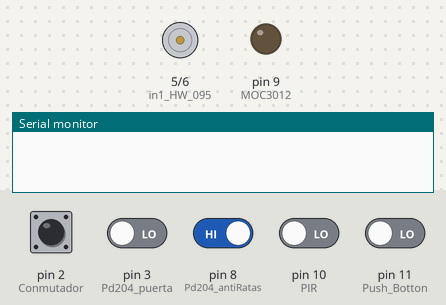
Bench run of a sketch on a simulated Arduino Uno, built with avr-gcc and run on an emulated ATmega328P. Parts: motor-driver pin pairs drawn as motors (green arrow = first pin HIGH = forward, orange = second pin HIGH = backward, longer = more drive), output pins drawn as LEDs (lit = HIGH), the last lines printed to the serial monitor. Dashed ring = blinking. Inputs (shaded band) come from the test bench; at power-on: pin 8 (Pd204_antiRatas) HIGH, pin 2 (Conmutador), pin 3 (Pd204_puerta), pin 10 (PIR), pin 11 (Push_Botton) LOW.

Above: at 1.2 s.
1.3 s: pin 8 (Pd204_antiRatas) driven LOW and pin 10 (PIR) driven HIGH and pin 11 (Push_Botton) driven HIGH
At 2.5 s:
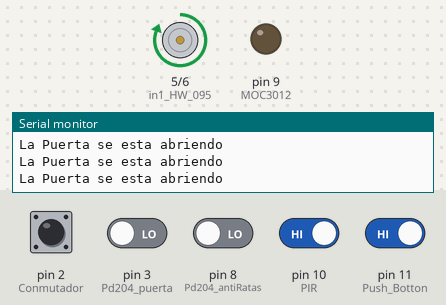
2.8 s: pin 2 (Conmutador) driven HIGH
At 2.81 s:
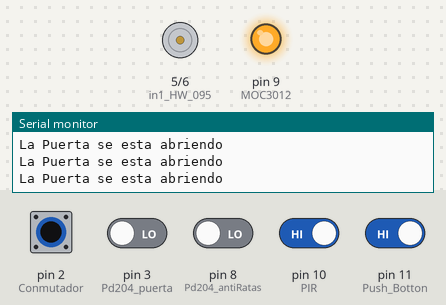
4.3 s: pin 2 (Conmutador) driven LOW
At 5.2 s:
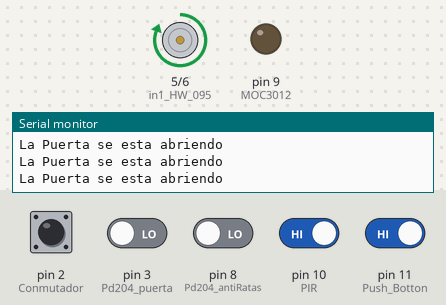
7.3 s: pin 2 (Conmutador) pulsed HIGH 2 times (0.12 s each, 0.3 s apart)
At 7.31 s:
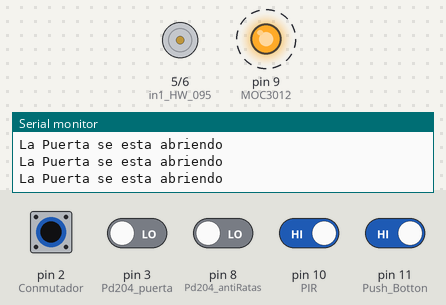
Timing chart, 0 to 10.3 s (numbered marks = the images above; inputs shaded):
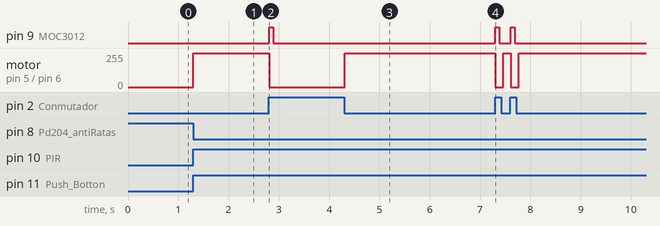

The sketch:

arduino_puera_gato.ino
```cpp
// Puertos digitales de entrada
int Conmutador = 2;
int Pd204_puerta = 3;
int Pd204_antiRatas = 8;
int HC_SR04_Echo=13;
int PIR = 10;
int Push_Botton = 11;

// Puertos digitales de salida

int MOC3012 = 9;
int HC_SR04_Trig = 12;

// Puertos analogicos de entrada

// Puertos analogicos de salida
int in1_HW_095 = 5;
int in2_HW_095 = 6;
void setup() {

//Inicializar la comunicación en serie a 9600 bits por segundo:
  Serial.begin(9600);
  // Puertos digitales de entrada
  pinMode(Conmutador, INPUT);
  pinMode(Pd204_puerta, INPUT);
  pinMode(Pd204_antiRatas, INPUT);
  pinMode(HC_SR04_Echo, INPUT);
  pinMode(PIR, INPUT);
  pinMode(Push_Botton,INPUT);

  // Puertos digitales de salida
  pinMode(in1_HW_095, OUTPUT);
  pinMode(in2_HW_095, OUTPUT);
  pinMode(MOC3012, OUTPUT);
  pinMode(HC_SR04_Trig, OUTPUT);
}

void loop() {
  // put your main code here, to run repeatedly:
// Leer la entrada del Conmutador:
  //int Estado_Conmutador = digitalRead(Conmutador);
  //int Estado_Pd204 = digitalRead(Pd204);
  // Imprime en el puerto serial el estado del conmutador:
  //Serial.println(Estado_Conmutador);
   Esperar_gato();
   CerrarPuerta();

  /////////////////////////////////////

}
void Esperar_gato(){
  int No_hay_gatos = 0;
  while(No_hay_gatos ==0){
      int Estado_Pir = digitalRead(PIR);
      int Estado_Pd204_antiRatas = digitalRead(Pd204_antiRatas);
      int Estado_Push_Botton = digitalRead(Push_Botton);


      //Serial.println(Estado_Pir);1 si detecta presencia
      //Serial.println(Estado_Pd204_antiRatas);// 1 Si cumple con la altua
      //Serial.println(Estado_Push_Botton);1 si esta presionado
      if(Estado_Pir == 1 & Estado_Pd204_antiRatas == 0 & Estado_Push_Botton == 1){
      AbrirPuerta();
      No_hay_gatos = 1;// se encontro un gato
     // Serial.println(digitalRead(Conmutador));
      }
  }
}
void AbrirPuerta(){

  if(digitalRead(Conmutador) == 0){
    //cuando abrimos la puerta encendemos el motor
      analogWrite(in1_HW_095, 255);
      analogWrite(in2_HW_095, 0);

      while(digitalRead(Conmutador) == 0){
        Serial.println("La Puerta se esta abriendo");
        }

      //cuando salimos el motor sigue girando para apagarlo
      //mandamos a cero la terminal que encendimos
      analogWrite(in1_HW_095,0);
      digitalWrite(MOC3012, HIGH);
      Serial.println("La Puerta esta abierta");
  }
  else{
    Serial.println("La Puerta esta abierta");
  }
}

void CerrarPuerta(){
  //cuando cerramos la puerta la puerta encendemos el motor, en sentido contrario
  int avanzo = 0;
  Serial.println("La Puerta se esta cerrando");
      while(digitalRead(Pd204_puerta) == 1){
        double Distancia = Disparar_Sensor_Ultrasonico();
        if(Distancia<25){
          analogWrite(in2_HW_095, 0);
          if(avanzo == 1){
             AbrirPuerta();
             avanzo = 0;
          }
          delay(1000);
          Serial.println("Hay un obstaculo, esperamos");
        }
        else{

          if(avanzo == 0){
          avanzo = 1;
          Serial.println("No Hay un obstaculo, esperar 5 seg para cerrar");
          delay(5000);
          analogWrite(in1_HW_095, 0);
          analogWrite(in2_HW_095, 255);
          }
        }
      }

      //cuando salimos el motor sigue girando para apagarlo
      //mandamos a cero la terminal que encendimos
      analogWrite(in2_HW_095,0);
      Serial.println("La puerta esta cerrada");
      digitalWrite(MOC3012, LOW);

}
double Disparar_Sensor_Ultrasonico(){

  double duracion;
  double distancia;

  digitalWrite(HC_SR04_Trig,LOW);
  delayMicroseconds(4);

  digitalWrite(HC_SR04_Trig,HIGH);
  delayMicroseconds(10);
  digitalWrite(HC_SR04_Trig,LOW);

  duracion=pulseIn(HC_SR04_Echo,HIGH);
  duracion=duracion/2;

  distancia=duracion/29;

  Serial.println(distancia);

  delay(50);
  return distancia;
}
```

Measured:
- after the input at 1.3 s, motor on pin 5 (in1_HW_095) / pin 6 (in2_HW_095): stopped → forward 255/255 at once
- after the input at 2.8 s, pin 9 (MOC3012): LOW → HIGH at once, → LOW 0.08 s later; motor on pin 5 (in1_HW_095) / pin 6 (in2_HW_095): forward 255/255 → stopped at once
- after the input at 4.3 s, motor on pin 5 (in1_HW_095) / pin 6 (in2_HW_095): stopped → forward 255/255 at once
- after the input at 7.3 s, pin 9 (MOC3012): alternates HIGH for 0.08 s and LOW for 0.22 s, 4 changes in all, then stays LOW, starting at once; motor on pin 5 (in1_HW_095) / pin 6 (in2_HW_095): alternates forward 255/255 for 0.15 s and stopped for 0.16 s, 4 changes in all, then stays forward 255/255, starting at once
